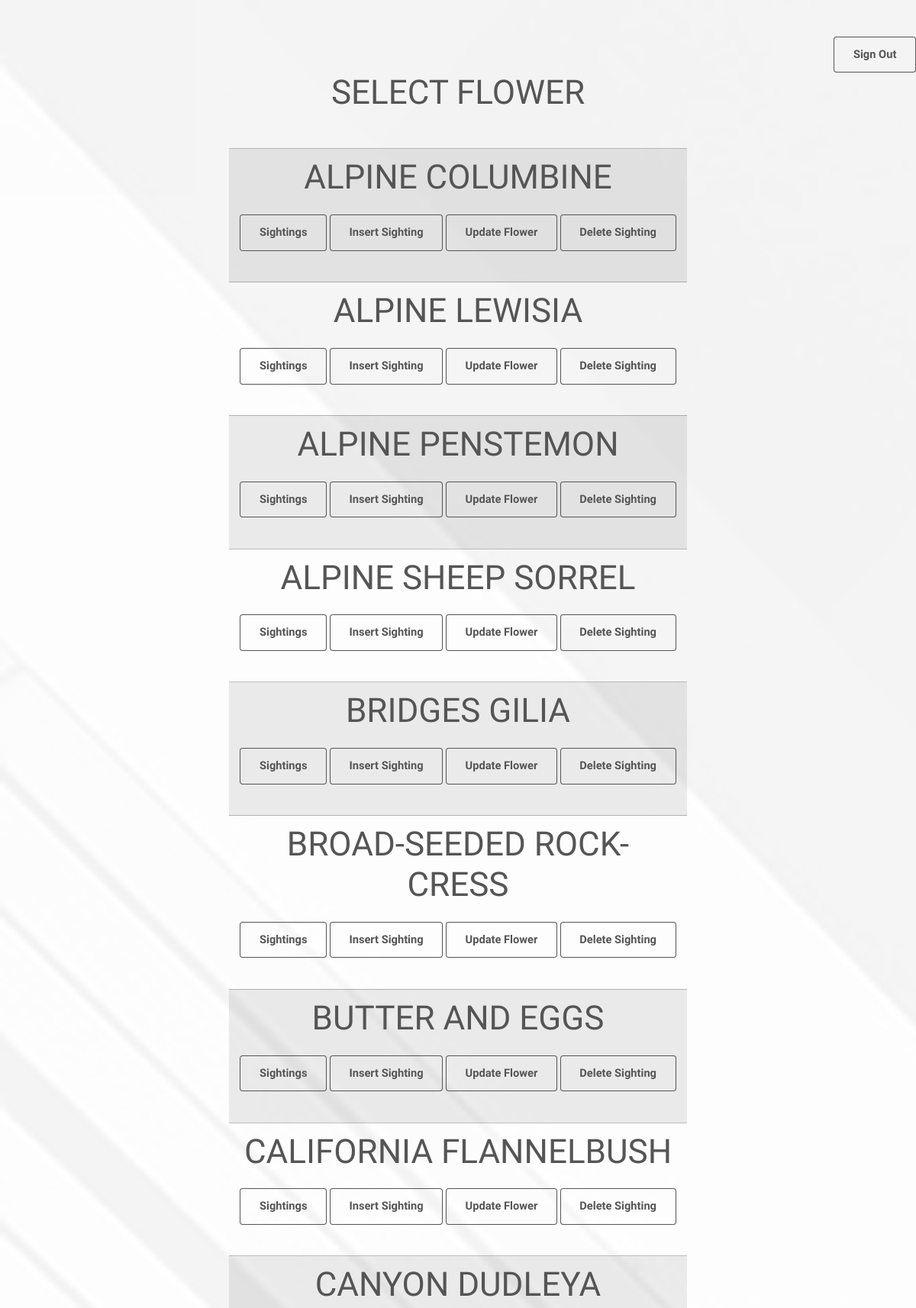
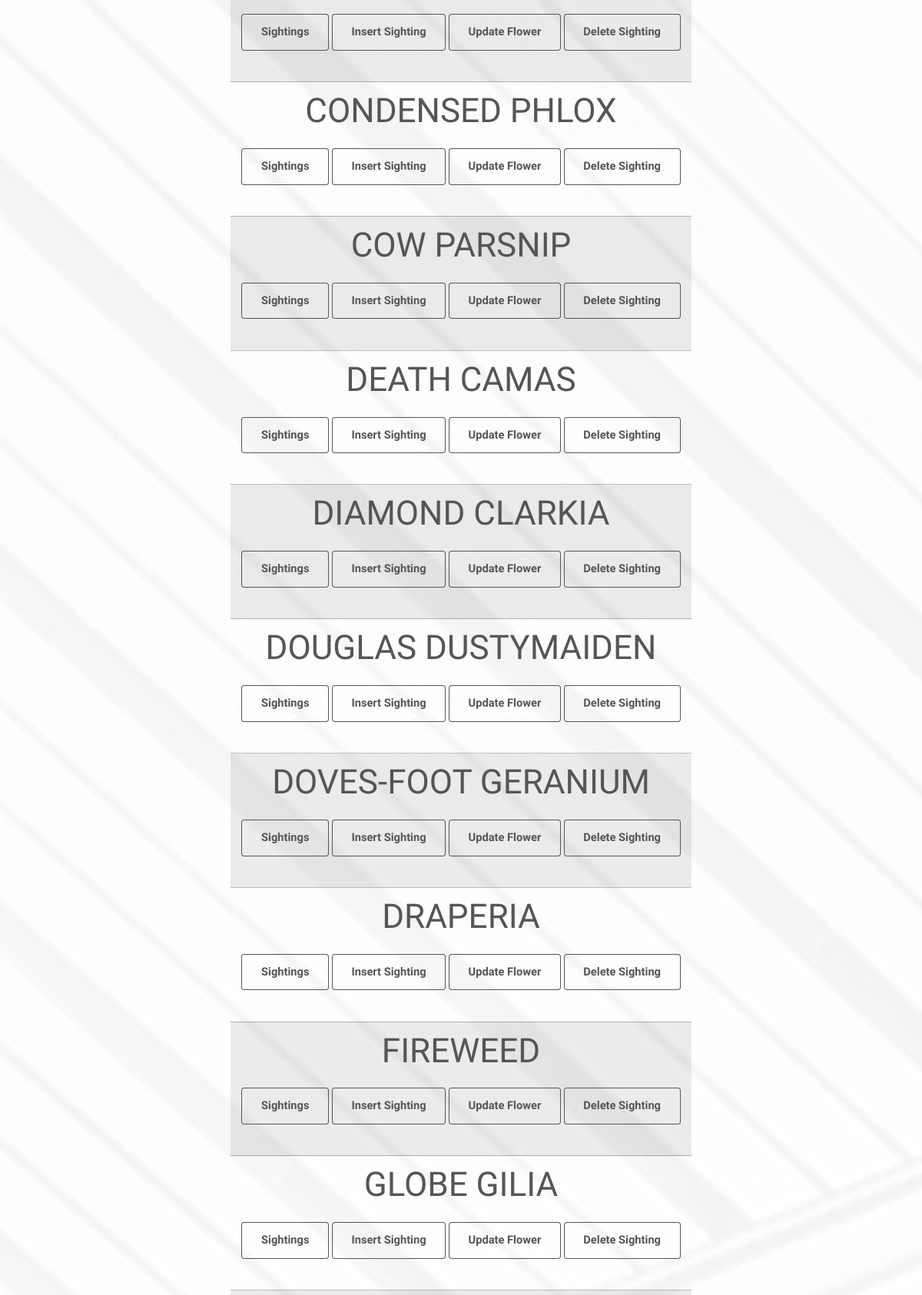
The page /home (signed in, upper part) on the database its author committed (2 pictures, top to bottom).
### tables this page shows
CREATE TABLE FLOWERS 
(GENUS VARCHAR(30), SPECIES VARCHAR(30), 
 COMNAME VARCHAR(30) primary key );

### assignment5.py (the view, shortened to what this page needs)
@webclient.route("/home", methods=["GET", "POST"])
def home():
    global flower
    global value
    if not session.get('logged_in'):
        return redirect("/login")
    else:
     if request.method == "GET":
        conn = sqlite3.connect('flowers2019.db')
        cc = conn.execute('SELECT comname FROM Flowers')
        items = cc.fetchall()
        conn.close()
        return render_template("home.html", items=items)

### web_front/templates/home.html (shortened to what this page needs)
<html>
  <head>
    <link rel="stylesheet" type="text/css" href="assets/css/main.css">
  </head>
  <body bgcolor = "#FFE5DF">
    <div align=right>
      <a href='/login'>
        <input type="button" value="Sign Out">
      </a>
    </div>
    <center>
        <h1> Select Flower </h1>
      <br>
      <table style="width:50%">
      {% for item in items %}
          <tr>
              <td>
                <center>
                  <h1> {{item[0]}} </h1>
                  <form action="" method="POST">
                    <input class="btn btn-default" type="submit" name = "option" value="Sightings">
                    <input class="btn btn-default" type="submit" name = "option" value="Insert Sighting">
                    <input class="btn btn-default" type="submit" name = "option" value="Update Flower">
                    <input class="btn btn-default" type="submit" name = "option" value="Delete Sighting">
                  </form>
              </center>
              </td>
      {% endfor %}
    </center>
  </body>
</html>

### rows shown on the page
FLOWERS: COMNAME "ALPINE COLUMBINE"
FLOWERS: COMNAME "ALPINE LEWISIA"
FLOWERS: COMNAME "ALPINE PENSTEMON"
FLOWERS: COMNAME "ALPINE SHEEP SORREL"
FLOWERS: COMNAME "BRIDGES GILIA"
FLOWERS: COMNAME "BROAD-SEEDED ROCK-CRESS"
FLOWERS: COMNAME "BUTTER AND EGGS"
FLOWERS: COMNAME "CALIFORNIA FLANNELBUSH"
FLOWERS: COMNAME "CANYON DUDLEYA"
FLOWERS: COMNAME "CONDENSED PHLOX"
FLOWERS: COMNAME "COW PARSNIP"
FLOWERS: COMNAME "DEATH CAMAS"
FLOWERS: COMNAME "DIAMOND CLARKIA"
FLOWERS: COMNAME "DOUGLAS DUSTYMAIDEN"
FLOWERS: COMNAME "DOVES-FOOT GERANIUM"
FLOWERS: COMNAME "DRAPERIA"
FLOWERS: COMNAME "FIREWEED"
FLOWERS: COMNAME "GLOBE GILIA"
